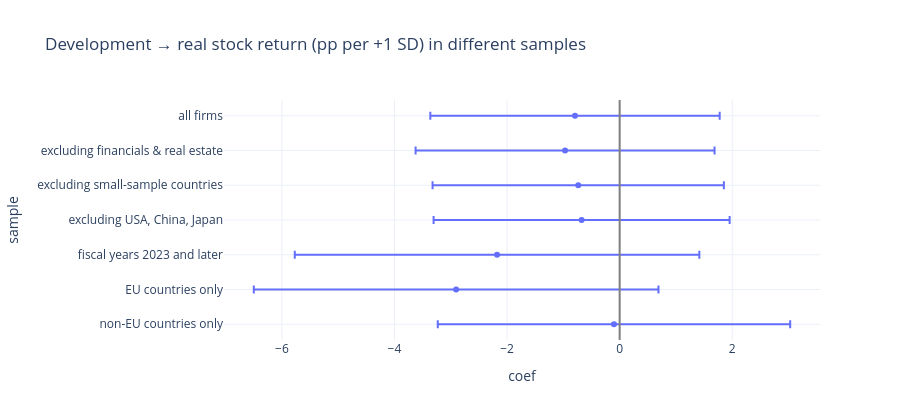

The code cell stored with this chart in its notebook:
### Markdown cell above
## 4 · Robustness
The primary test in seven samples (wild bootstrap, 499 draws each).

### Code cell
rob, rob_share = robustness("dev_z", "real_ret_pp", -1, controls=CTRL, data=ret)
fig = px.scatter(rob.reset_index(), x="coef", y="sample", error_x=rob.ci_high - rob.coef, error_x_minus=rob.coef - rob.ci_low, title="Development → real stock return (pp per +1 SD) in different samples")
fig.add_vline(x=0, line_color="grey"); fig.update_layout(height=420, yaxis_autorange="reversed"); fig.show()
print(f"Predicted sign (negative) in {rob_share:.0%} of samples.")
rob

### Figure 1 — Plotly figure (JSON) as saved in the notebook; plotly's stock layout.template omitted (floating-point values rounded to 4 significant figures)
{"data": [{"error_x": {"array": [2.57, 2.655, 2.587, 2.629, 3.593, 3.594, 3.13], "arrayminus": [2.57, 2.655, 2.587, 2.629, 3.593, 3.594, 3.13]}, "hovertemplate": "coef=%{x}<br>sample=%{y}<extra></extra>", "legendgroup": "", "marker": {"color": "#636efa", "symbol": "circle"}, "mode": "markers", "name": "", "orientation": "h", "showlegend": false, "type": "scatter", "x": [-0.7932, -0.9695, -0.736, -0.6757, -2.178, -2.905, -0.1009], "xaxis": "x", "y": ["all firms", "excluding financials & real estate", "excluding small-sample countries", "excluding USA, China, Japan", "fiscal years 2023 and later", "EU countries only", "non-EU countries only"], "yaxis": "y"}], "layout": {"height": 420, "legend": {"tracegroupgap": 0}, "shapes": [{"line": {"color": "grey"}, "type": "line", "x0": 0, "x1": 0, "xref": "x", "y0": 0, "y1": 1, "yref": "y domain"}], "title": {"text": "Development → real stock return (pp per +1 SD) in different samples"}, "xaxis": {"anchor": "y", "domain": [0.0, 1.0], "title": {"text": "coef"}}, "yaxis": {"anchor": "x", "autorange": "reversed", "domain": [0.0, 1.0], "title": {"text": "sample"}}}}
